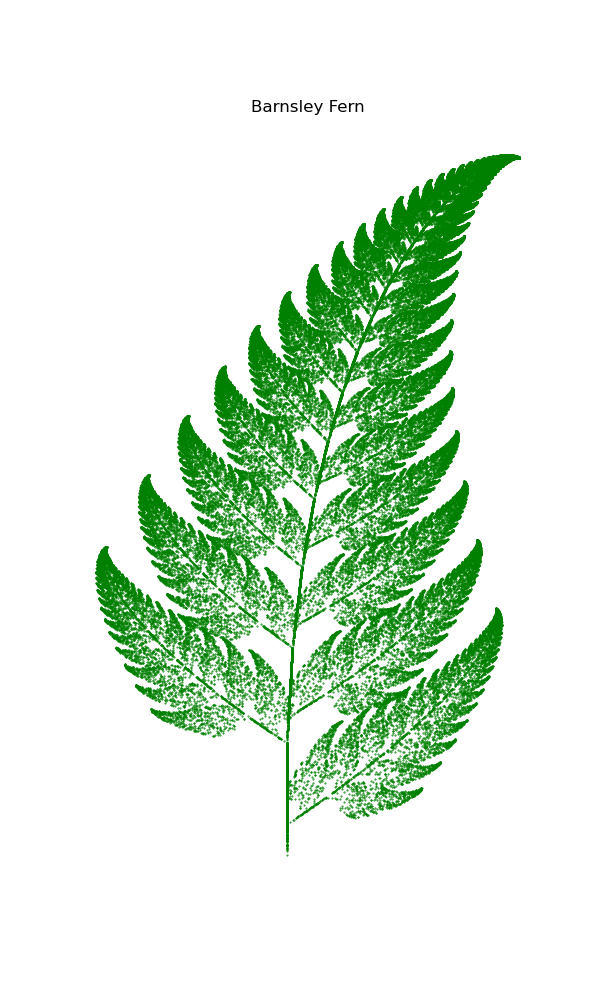

The script that saved this image:

import numpy as np
import matplotlib.pyplot as plt

def f1(x, y):
    return (0.0, 0.16 * y)

def f2(x, y):
    return (0.85 * x + 0.04 * y, -0.04 * x + 0.85 * y + 1.6)

def f3(x, y):
    return (0.2 * x - 0.26 * y, 0.23 * x + 0.22 * y + 1.6)

def f4(x, y):
    return (-0.15 * x + 0.28 * y, 0.26 * x + 0.24 * y + 0.44)

def generate_fern(n_points):
    x, y = [0], [0]
    current_x, current_y = 0, 0

    for _ in range(n_points):
        p = np.random.random()
        if p < 0.01:
            current_x, current_y = f1(current_x, current_y)
        elif p < 0.86:
            current_x, current_y = f2(current_x, current_y)
        elif p < 0.93:
            current_x, current_y = f3(current_x, current_y)
        else:
            current_x, current_y = f4(current_x, current_y)
        
        x.append(current_x)
        y.append(current_y)
    
    return x, y

if __name__ == '__main__':
    n_points = 100000
    x, y = generate_fern(n_points)

    plt.figure(figsize=(6, 10))
    plt.scatter(x, y, s=0.2, c='g')
    plt.title("Barnsley Fern")
    plt.axis('off')
    plt.savefig("barnsley_fern.png")

    print("Barnsley Fern saved as barnsley_fern.png")
